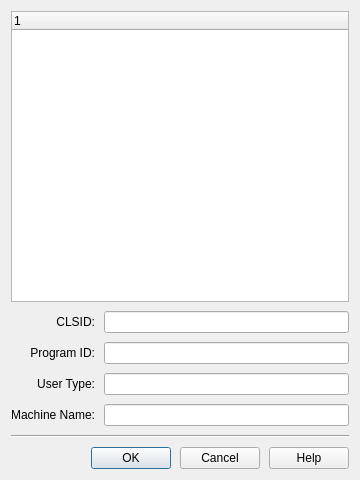
<?xml version="1.0" encoding="UTF-8"?>
<ui version="4.0">
 <class>OPCServerNewDialog</class>
 <widget class="QDialog" name="OPCServerNewDialog">
  <property name="geometry">
   <rect>
    <x>0</x>
    <y>0</y>
    <width>360</width>
    <height>480</height>
   </rect>
  </property>
  <property name="minimumSize">
   <size>
    <width>360</width>
    <height>480</height>
   </size>
  </property>
  <property name="windowTitle">
   <string>Dialog</string>
  </property>
  <layout class="QVBoxLayout" name="verticalLayout">
   <property name="spacing">
    <number>9</number>
   </property>
   <item>
    <widget class="QTreeWidget" name="treeWidget">
     <column>
      <property name="text">
       <string notr="true">1</string>
      </property>
     </column>
    </widget>
   </item>
   <item>
    <layout class="QGridLayout" name="gridLayout">
     <property name="spacing">
      <number>9</number>
     </property>
     <item row="0" column="1">
      <widget class="QLineEdit" name="editCLSID"/>
     </item>
     <item row="1" column="1">
      <widget class="QLineEdit" name="editProgID"/>
     </item>
     <item row="2" column="1">
      <widget class="QLineEdit" name="editUserType"/>
     </item>
     <item row="3" column="1">
      <widget class="QLineEdit" name="editMachine"/>
     </item>
     <item row="3" column="0">
      <widget class="QLabel" name="labelMachine">
       <property name="text">
        <string>Machine Name:</string>
       </property>
       <property name="alignment">
        <set>Qt::AlignRight|Qt::AlignTrailing|Qt::AlignVCenter</set>
       </property>
      </widget>
     </item>
     <item row="0" column="0">
      <widget class="QLabel" name="labelCLSID">
       <property name="text">
        <string>CLSID:</string>
       </property>
       <property name="alignment">
        <set>Qt::AlignRight|Qt::AlignTrailing|Qt::AlignVCenter</set>
       </property>
      </widget>
     </item>
     <item row="1" column="0">
      <widget class="QLabel" name="labelProgID">
       <property name="text">
        <string>Program ID:</string>
       </property>
       <property name="alignment">
        <set>Qt::AlignRight|Qt::AlignTrailing|Qt::AlignVCenter</set>
       </property>
      </widget>
     </item>
     <item row="2" column="0">
      <widget class="QLabel" name="labelUserType">
       <property name="text">
        <string>User Type:</string>
       </property>
       <property name="alignment">
        <set>Qt::AlignRight|Qt::AlignTrailing|Qt::AlignVCenter</set>
       </property>
      </widget>
     </item>
    </layout>
   </item>
   <item>
    <widget class="Line" name="line">
     <property name="orientation">
      <enum>Qt::Horizontal</enum>
     </property>
    </widget>
   </item>
   <item>
    <layout class="QHBoxLayout" name="horizontalLayout">
     <item>
      <spacer name="horizontalSpacer">
       <property name="orientation">
        <enum>Qt::Horizontal</enum>
       </property>
       <property name="sizeHint" stdset="0">
        <size>
         <width>40</width>
         <height>20</height>
        </size>
       </property>
      </spacer>
     </item>
     <item>
      <widget class="QPushButton" name="buttonOK">
       <property name="minimumSize">
        <size>
         <width>80</width>
         <height>0</height>
        </size>
       </property>
       <property name="text">
        <string>OK</string>
       </property>
      </widget>
     </item>
     <item>
      <widget class="QPushButton" name="buttonCancel">
       <property name="minimumSize">
        <size>
         <width>80</width>
         <height>0</height>
        </size>
       </property>
       <property name="text">
        <string>Cancel</string>
       </property>
      </widget>
     </item>
     <item>
      <widget class="QPushButton" name="buttonHelp">
       <property name="minimumSize">
        <size>
         <width>80</width>
         <height>0</height>
        </size>
       </property>
       <property name="text">
        <string>Help</string>
       </property>
      </widget>
     </item>
    </layout>
   </item>
  </layout>
 </widget>
 <tabstops>
  <tabstop>buttonOK</tabstop>
  <tabstop>buttonCancel</tabstop>
  <tabstop>buttonHelp</tabstop>
  <tabstop>editCLSID</tabstop>
  <tabstop>editProgID</tabstop>
  <tabstop>editUserType</tabstop>
  <tabstop>editMachine</tabstop>
  <tabstop>treeWidget</tabstop>
 </tabstops>
 <resources/>
 <connections/>
</ui>
